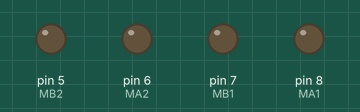
This sketch was run on a simulated Arduino Uno, built with avr-gcc and run on an emulated ATmega328P. Parts: output pins drawn as LEDs (lit = HIGH).

Above: at 0.05 s.
At 5.05 s:
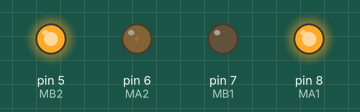
Timing chart, 0 to 6.6 s (numbered marks = the images above):
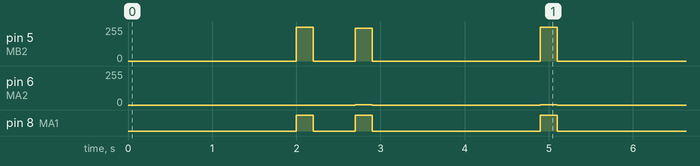

Measured:
- by itself, pin 5 (MB2): repeats every 5.1 s: 0/255 0.50 s, 244/255 0.20 s, 2 × (0/255 2.0 s, 254/255 0.20 s)
- by itself, pin 6 (MA2): repeats every 5.1 s: 0/255 2.0 s, 3/255 0.20 s, 0/255 2.7 s, 3/255 0.20 s
- by itself, pin 8 (MA1): repeats every 5.1 s: LOW 0.50 s, 2 × (HIGH 0.20 s, LOW 2.0 s), HIGH 0.20 s

The sketch:

move_zigzag.ino
```cpp
float MA1 = 8;
float MA2 = 6;
float MB1 = 7;
float MB2 = 5;
int echo = 10;
int trigger = 9;


void setup() {
  pinMode(MA1, OUTPUT);
  pinMode(MA2, OUTPUT);
  pinMode(MB1, OUTPUT);
  pinMode(MB2, OUTPUT);

}

void loop() {
  stop();
  delay(2000);
  forward();
  delay(200);
  stop();
  delay(500);
  analogWrite(MA1, 130.0);
  analogWrite(MA2, 3.0);
  analogWrite(MB1, 0.0);
  analogWrite(MB2, 244.0);
  delay(200);
  stop();
  delay(2000);
  analogWrite(MA1, 130.0);
  analogWrite(MA2, 3.2);
  analogWrite(MB1, 0.0);
  analogWrite(MB2, 254.0);
  delay(200);
}

void stop() {
  analogWrite(MA1, 0.0);
  analogWrite(MA2, 0.0);
  analogWrite(MB1, 0.0);
  analogWrite(MB2, 0.0);
}

void forward() {
  analogWrite(MA1, 130.0);
  analogWrite(MA2, 0.0);
  analogWrite(MB1, 0.0);
  analogWrite(MB2, 254.2);
}
```
